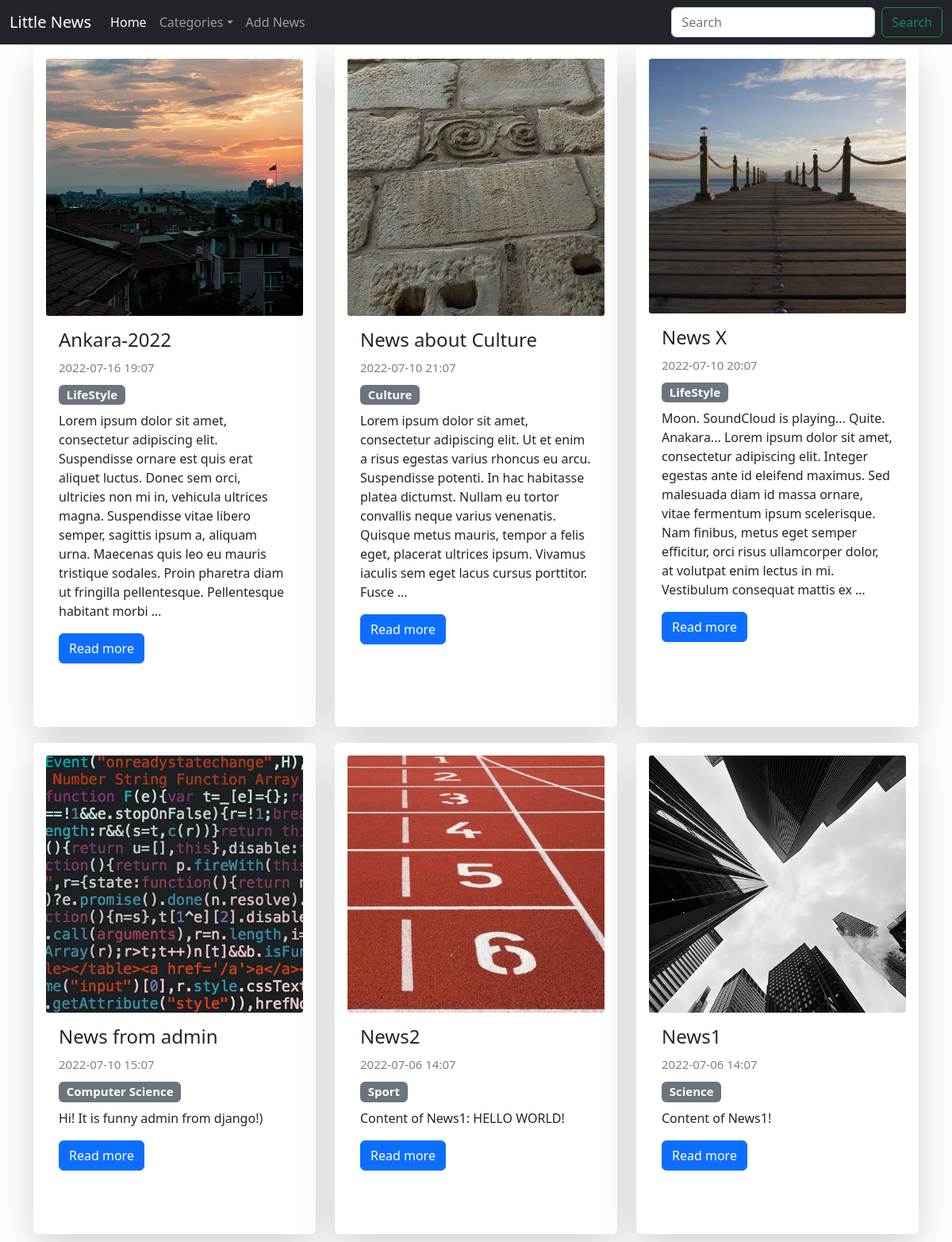
The page / on the database its author committed.
### news/models.py (models this page shows, shortened)
class News(models.Model):
    title = models.CharField(max_length=150)
    content = models.TextField(blank=True)
    created_at = models.DateTimeField(auto_now_add=True)
    updated_at = models.DateTimeField(auto_now=True)
    photo = models.ImageField(upload_to='photos/%Y/%m/%d/', blank=True)
    is_published = models.BooleanField(default=True)
    category = models.ForeignKey('Category', on_delete=models.PROTECT, null=True)
    def get_absolute_url(self):
        return reverse("view_news", kwargs={"news_id": self.pk})
    class Meta:
        verbose_name = 'News'
        verbose_name_plural = 'News'
        ordering = ['-created_at']

class Category(models.Model):
    title = models.CharField(max_length=150, db_index=True, verbose_name="Name of category")
    def __str__(self):
        return self.title
    class Meta:
        verbose_name = 'Category'
        verbose_name_plural = 'Category'
        ordering = ['title']

### news/views.py (the view)
# urls.py: path('', index, name='home'),
def index(request):
    news = News.objects.all()
    res = '<h1>List of news:</h1>'
    categories = Category.objects.all()
    context = {
        'news': news,
        'title': 'List of news',
        'categories':categories,
    }
    return render(request, 'news/index.html', context)

### news/templates/news/index.html
{% extends 'base.html' %}
{% block content %}
<div class="row row-cols-1 row-cols-md-3 g-4">
        {% for item in news %}
          <div class="col" style="margin: 10px 0 10px 0;">
            <div class="card h-100 shadow-lg p-3 mb-5 bg-body rounded" style="border:0px;">
              {% if item.photo %}
                <img src="{{ item.photo.url }}" class="card-img-top" alt="#" style="border-radius: 1%;" />
              {% else %}
                <img src="https://picsum.photos/500/500" class="card-img-top" alt="#" style="border-radius: 2%;" />
              {% endif %}
              <div class="card-body">
                <h4 class="card-title">{{ item.title }}
                </h4>
                 <span class="card-text" style="color: grey; font-size: 15px;">{{ item.created_at|date:'Y-m-d H:m' }}</span>
                 <h5><span class="badge bg-secondary" style=" margin:10px 0 0px 0;">{{ item.category }}</span>
                </h5>
                <p class="card-text">{{ item.content|safe|linebreaksbr|truncatewords:50 }}</p>
                <a href="{{ item.get_absolute_url }}" class="btn btn-primary">Read more</a>
              </div>
            </div>
          </div>
        {% endfor %}
      </div>
{% endblock content %}

### rows shown on the page
News: photo (picture), title "Ankara-2022", created_at "2022-07-16 19:07", category "LifeStyle", content "Lorem ipsum dolor sit amet, consectetur adipiscing elit. Suspendisse ornare est quis erat aliquet luctus. Donec sem orci, ultricies non mi in, vehicula ultrices magna. Suspendisse vitae libero semper, sagittis ipsum a, aliquam urna. Maecenas quis leo eu mauris tristique sodales. Proin pharetra diam ut fringilla pellentesque. Pellentesque habitant morbi …"
News: photo (picture), title "News about Culture", created_at "2022-07-10 21:07", category "Culture", content "Lorem ipsum dolor sit amet, consectetur adipiscing elit. Ut et enim a risus egestas varius rhoncus eu arcu. Suspendisse potenti. In hac habitasse platea dictumst. Nullam eu tortor convallis neque varius venenatis. Quisque metus mauris, tempor a felis eget, placerat ultrices ipsum. Vivamus iaculis sem eget lacus cursus porttitor. Fusce …"
News: photo (picture), title "News X", created_at "2022-07-10 20:07", category "LifeStyle", content "Moon. SoundCloud is playing... Quite. Anakara... Lorem ipsum dolor sit amet, consectetur adipiscing elit. Integer egestas ante id eleifend maximus. Sed malesuada diam id massa ornare, vitae fermentum ipsum scelerisque. Nam finibus, metus eget semper efficitur, orci risus ullamcorper dolor, at volutpat enim lectus in mi. Vestibulum consequat mattis ex …"
News: photo (picture), title "News from admin", created_at "2022-07-10 15:07", category "Computer Science", content "Hi! It is funny admin from django!)"
News: photo (picture), title "News2", created_at "2022-07-06 14:07", category "Sport", content "Content of News1: HELLO WORLD!"
News: photo (picture), title "News1", created_at "2022-07-06 14:07", category "Science", content "Content of News1!"
